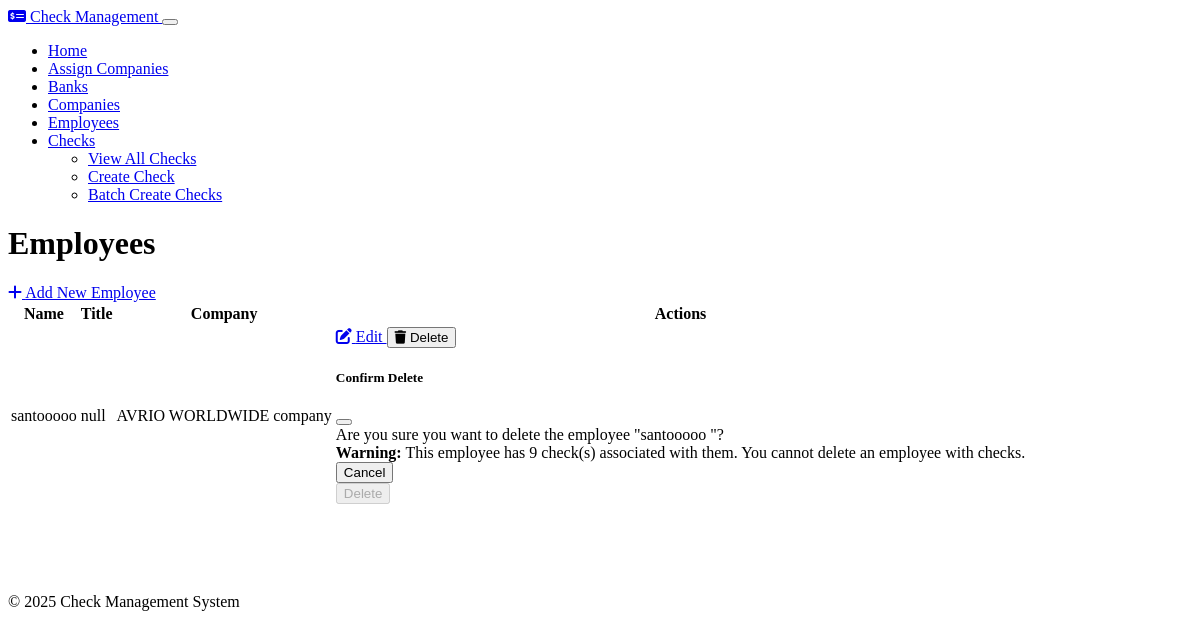
The page /employees (signed in) on the database its author committed.
### models.py (models this page shows, shortened)
class Employee(db.Model):
    id = db.Column(db.Integer, primary_key=True)
    name = db.Column(db.String(100), nullable=False)
    title = db.Column(db.String(100), nullable=False)
    company_id = db.Column(db.Integer, db.ForeignKey('company.id'), nullable=False)
    checks = db.relationship('Check', backref='employee', lazy=True, cascade="all, delete-orphan")

class Company(db.Model):
    id = db.Column(db.Integer, primary_key=True)
    name = db.Column(db.String(100), nullable=False)
    address = db.Column(db.String(200), nullable=False)
    logo = db.Column(db.Text, nullable=True)  # Store as base64 encoded string
    default_bank_id = db.Column(db.Integer, db.ForeignKey('bank.id'), nullable=True)
    employees = db.relationship('Employee', backref='company', lazy=True, cascade="all, delete-orphan")
    checks = db.relationship('Check', backref='company', lazy=True, cascade="all, delete-orphan")
    clients = db.relationship('CompanyClient', backref='company', lazy=True, cascade="all, delete-orphan")
    default_bank = db.relationship('Bank', backref='companies')

### routes.py (the view)
    @app.route('/employees')
    def employees_index():
        employees = Employee.query.all()
        return render_template('employees/index.html', employees=employees)

### templates/employees/index.html
{% extends 'layout.html' %}
{% block content %}
<div class="d-flex justify-content-between align-items-center mb-4">
    <h1>Employees</h1>
    <a href="{{ url_for('employees_create') }}" class="btn btn-primary">
        <i class="fas fa-plus me-1"></i> Add New Employee
    </a>
</div>
{% if employees %}
    <div class="table-responsive">
        <table class="table table-hover">
            <thead>
                <tr>
                    <th>Name</th>
                    <th>Title</th>
                    <th>Company</th>
                    <th>Actions</th>
                </tr>
            </thead>
            <tbody>
                {% for employee in employees %}
                    <tr>
                        <td>{{ employee.name }}</td>
                        <td>{{ employee.title }}</td>
                        <td>{{ employee.company.name }}</td>
                        <td>
                            <div class="btn-group" role="group">
                                <a href="{{ url_for('employees_edit', id=employee.id) }}" class="btn btn-sm btn-secondary">
                                    <i class="fas fa-edit"></i> Edit
                                </a>
                                <button type="button" class="btn btn-sm btn-danger" data-bs-toggle="modal" data-bs-target="#deleteModal{{ employee.id }}">
                                    <i class="fas fa-trash"></i> Delete
                                </button>
                            </div>
                            <div class="modal fade" id="deleteModal{{ employee.id }}" tabindex="-1" aria-labelledby="deleteModalLabel{{ employee.id }}" aria-hidden="true">
                                <div class="modal-dialog">
                                    <div class="modal-content">
                                        <div class="modal-header">
                                            <h5 class="modal-title" id="deleteModalLabel{{ employee.id }}">Confirm Delete</h5>
                                            <button type="button" class="btn-close" data-bs-dismiss="modal" aria-label="Close"></button>
                                        </div>
                                        <div class="modal-body">
                                            Are you sure you want to delete the employee "{{ employee.name }}"?
                                            {% if employee.checks %}
                                                <div class="alert alert-warning mt-2">
                                                    <strong>Warning:</strong> This employee has {{ employee.checks|length }} check(s) associated with them. You cannot delete an employee with checks.
                                                </div>
                                            {% endif %}
                                        </div>
                                        <div class="modal-footer">
                                            <button type="button" class="btn btn-secondary" data-bs-dismiss="modal">Cancel</button>
                                            <form action="{{ url_for('employees_delete', id=employee.id) }}" method="post">
                                                <button type="submit" class="btn btn-danger" {% if employee.checks %}disabled{% endif %}>Delete</button>
                                            </form>
                                        </div>
                                    </div>
                                </div>
                            </div>
                        </td>
                    </tr>
                {% endfor %}
            </tbody>
        </table>
    </div>
{% else %}
    <div class="alert alert-info">
        <i class="fas fa-info-circle me-2"></i> No employees found. Please add an employee to get started.
    </div>
{% endif %}
{% endblock %}

### static/css/custom.css (style rules this page uses)
.btn-group .btn { transition: all 0.2s ease; }
.table th { font-weight: 600; }

### rows shown on the page
Employee: name "santooooo", title "null", company.name "AVRIO WORLDWIDE company", checks|length "9"
